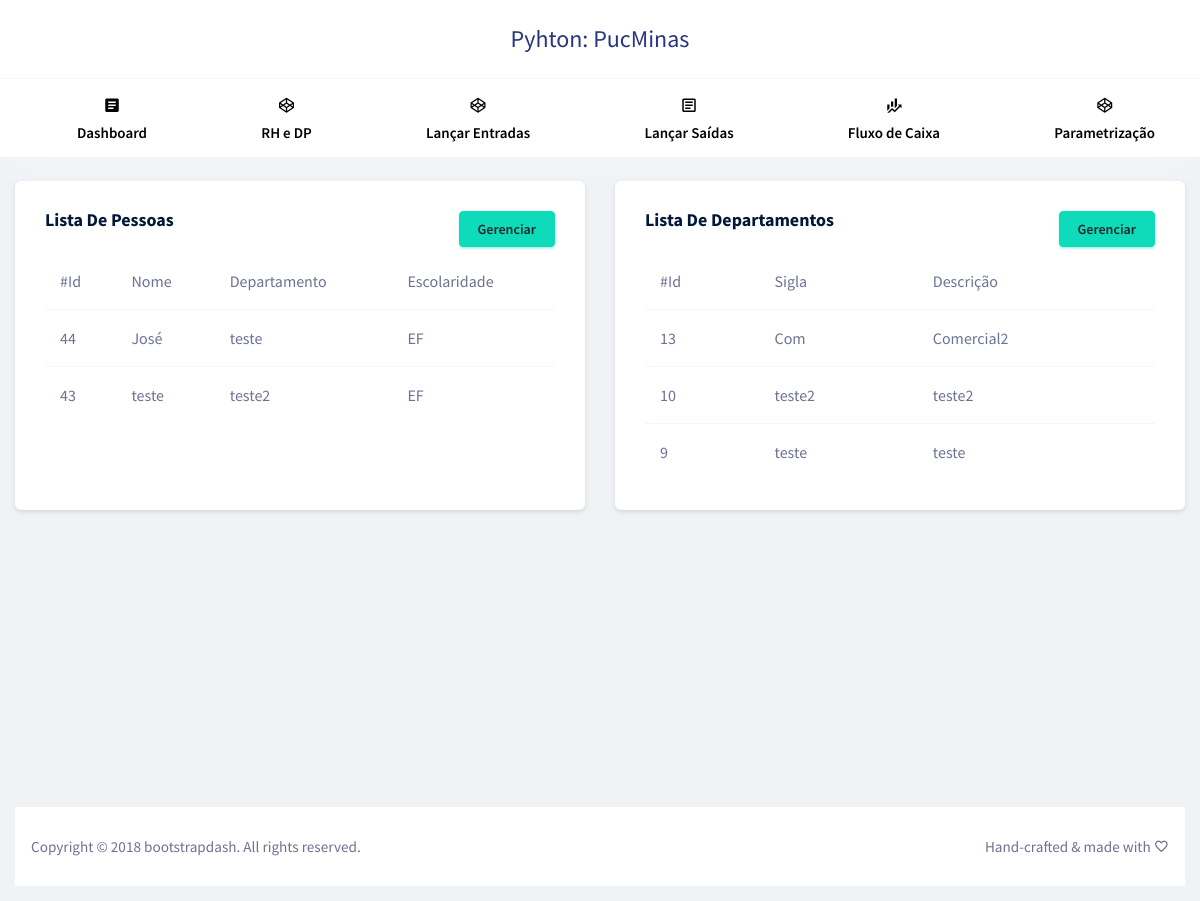
The page / on the database its author committed.
### aplicacao/models/pessoa.py (models this page shows, shortened)
class Pessoa(models.Model):
	nome = models.CharField(max_length=30)
	sobrenome = models.CharField(max_length=30)
	idade = models.IntegerField(null=True)
	depto_atual = models.ForeignKey(
		Departamento,
		on_delete=models.RESTRICT,
		null=True)
	hist_deptos = models.ManyToManyField(
		Departamento,
		related_name='hist_pessoa_depto')
	depto_chefia = models.ForeignKey(
		Departamento,
		on_delete=models.RESTRICT,
		null=True,
		related_name='chefia_depto')
	ESCOLARIDADE_CHOICES = [
		('NI','Não informado'),
		('EF','Ensino Fundamental'),
		('EM','Ensino Médio'),
		('ES','Ensino Superior'),
	]
	escolaridade = models.CharField(
		max_length=2,
		choices=ESCOLARIDADE_CHOICES,
		default='NI'
	)
	objects = PessoaManager()

### aplicacao/models/departamento.py (models this page shows, shortened)
class Departamento(models.Model):
	sigla = models.CharField(max_length=6)
	descricao = models.CharField(max_length=30)
	objects = DepartamentoManager()

### aplicacao/views/view_home.py (the view)
def index(request):
    lista_pessoas = Pessoa.objects.all().order_by('-id')
    lista_departamentos = Departamento.objects.all().order_by('-id')
    dados = {
        "listaPessoas": lista_pessoas,
        "listaDepartamentos": lista_departamentos
    }
    return render(request, "home/index.html", dados)

### aplicacao/templates/home/index.html
{% extends 'layout/app.html' %}
{% load static %}
{% block xpto %}
<div class="row justify-content-md-center">
   	<div class="col-6 grid-margin stretch-card">
		<div class="card">
			<div class="card-body">
				<div class="row">
					<div class="col-6"><h4 class="card-title">Lista de Pessoas</h4></div>
					<div class="col-6" style="text-align:right"><a href="./pessoa" type="button" class="btn btn-success">Gerenciar</a></div>
				</div>
				{% if listaPessoas %}
						<div class="table-responsive">
							<table class="table table-hover">
								<thead>
									<tr>
										<th>#Id</th>
										<th>Nome</th>
										<th>Departamento</th>
										<th>Escolaridade</th>
									</tr>
								</thead>
								<tbody>
								{% for pessoa in listaPessoas %}
									<tr style="cursor:pointer" onclick="window.location='/pessoa/{{ pessoa.id }}'">
										<td>{{ pessoa.id }}</td>
										<td>{{ pessoa.nome }}</td>
										<td>{{ pessoa.depto_atual.descricao }}</td>
										<td>{{ pessoa.escolaridade }}</td>
									</tr>
								{% endfor %}
								</tbody>
							</table>
						</div>
				{% else %}
					<p>Não há pessoas cadastradas.</p>
				{% endif %}
			</div>
		</div>
	</div>
   <div class="col-6 grid-margin stretch-card">
		<div class="card">
			<div class="card-body">
				<div class="row">
					<div class="col-6"><h4 class="card-title">Lista de Departamentos</h4></div>
					<div class="col-6" style="text-align:right"><a href="./departamento" type="button" class="btn btn-success">Gerenciar</a></div>
				</div>
				{% if listaDepartamentos %}
						<div class="table-responsive">
							<table class="table table-hover">
								<thead>
									<tr>
										<th>#Id</th>
										<th>Sigla</th>
										<th>Descrição</th>
									</tr>
								</thead>
								<tbody>
								{% for depto in listaDepartamentos %}
									<tr style="cursor:pointer" onclick="window.location='/departamento/{{ depto.id }}'">
										<td>{{ depto.id }}</td>
										<td>{{ depto.sigla }}</td>
										<td>{{ depto.descricao }}</td>
									</tr>
								{% endfor %}
								</tbody>
							</table>
						</div>
				{% else %}
					<p>Não há pessoas cadastradas.</p>
				{% endif %}
			</div>
		</div>
	</div>
</div>
{% endblock %}

### rows shown on the page
Pessoa: id "44", nome "José", depto_atual.descricao "teste", escolaridade "EF"
Pessoa: id "43", nome "teste", depto_atual.descricao "teste2", escolaridade "EF"
Departamento: id "13", sigla "Com", descricao "Comercial2"
Departamento: id "10", sigla "teste2", descricao "teste2"
Departamento: id "9", sigla "teste", descricao "teste"
